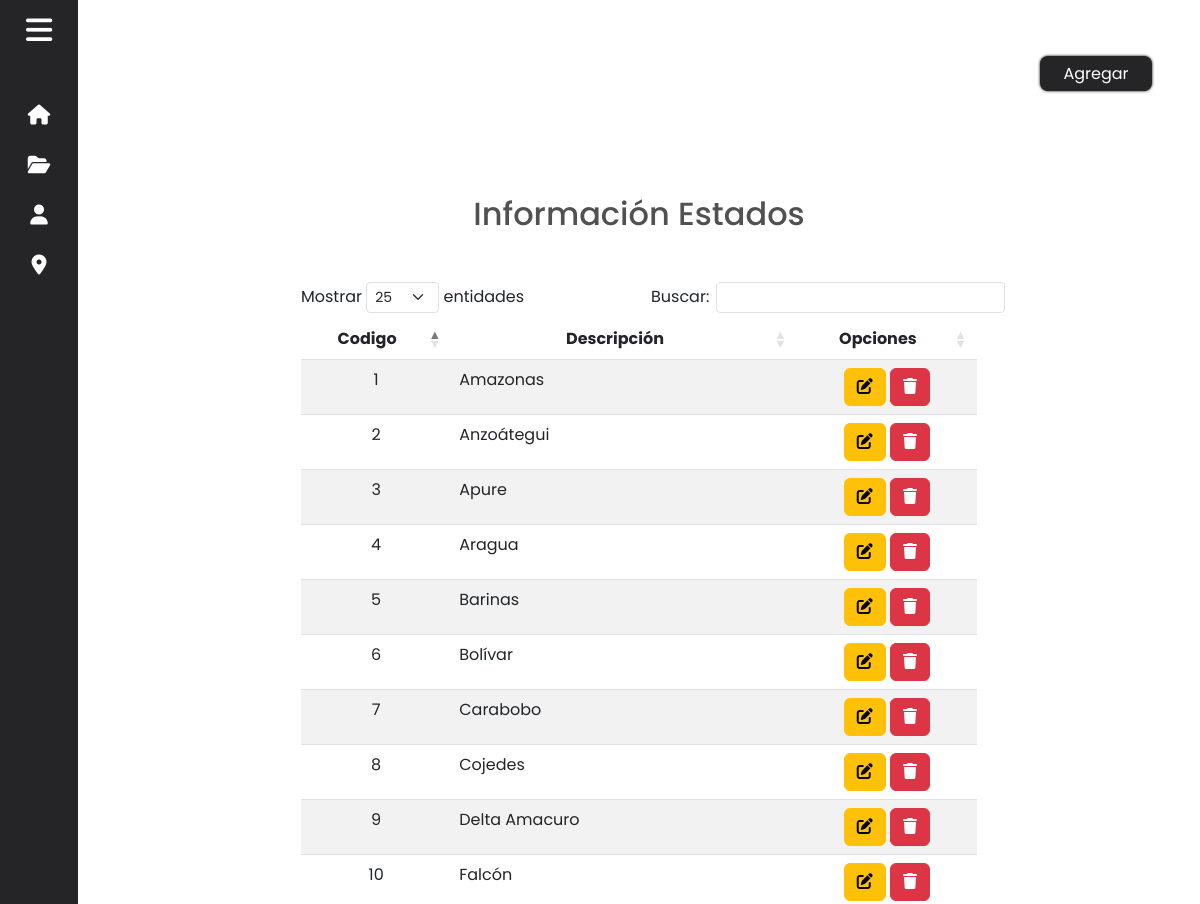
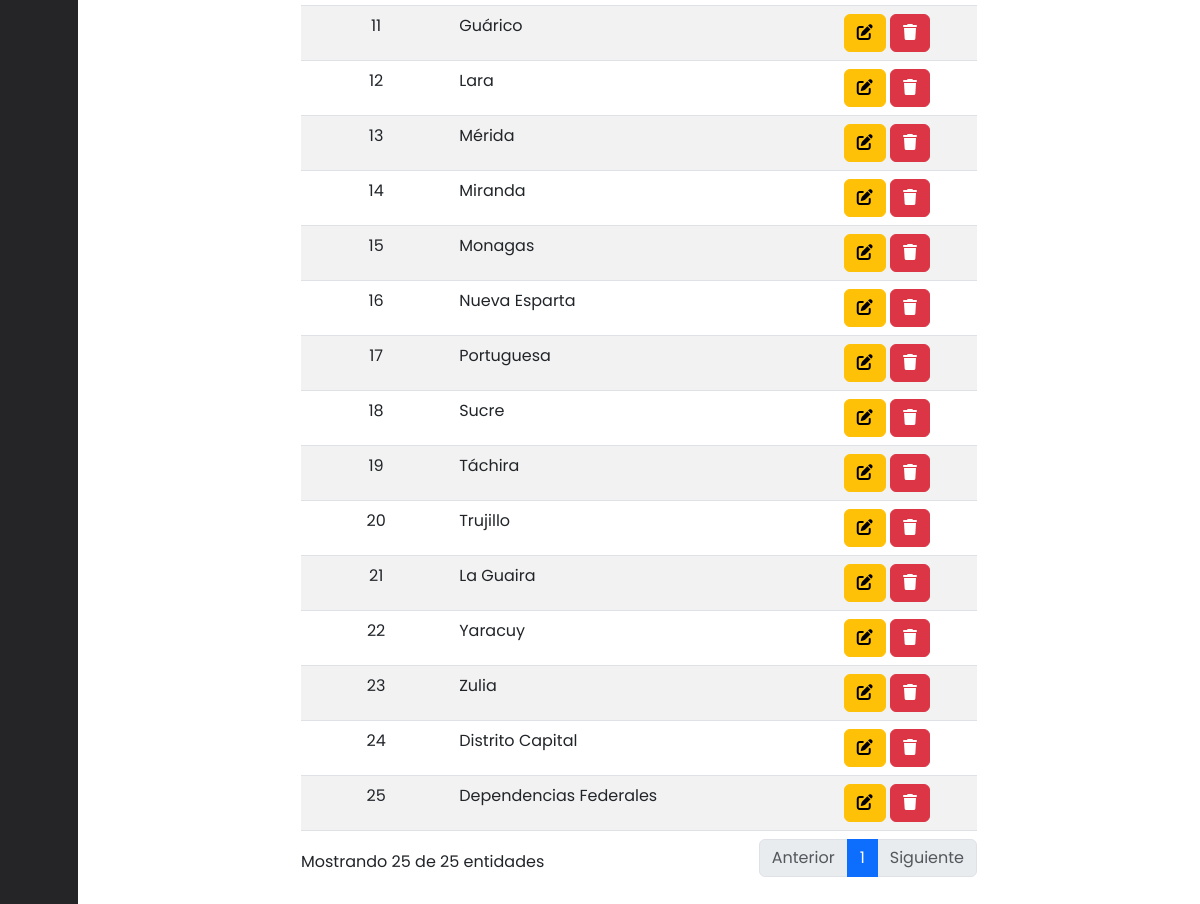
Screenshot of /Views/Domicilio/Estado/index.php with the database file from the repository (2 pictures, top to bottom).
### tables this page shows
CREATE TABLE IF NOT EXISTS `domicilio_estado` (
  `codigo` INT NOT NULL,
  `descripcion` VARCHAR(100) NOT NULL,
  PRIMARY KEY (`codigo`));

### Models/Domicilio_Models/EstadoModel.php (called while the page is built, shortened)
<?php
class EstadoModel
{
    public static function read()
    {
        $conexion = Conectar::conexion();
        $sql_estado = "SELECT * FROM domicilio_estado ORDER BY codigo asc";
        if (!$result_estado = mysqli_query($conexion, $sql_estado)) die();
        return $result_estado;
    }
}

### Views/Domicilio/Estado/read.php (the view, shortened to what this page needs)
<link rel="stylesheet" href="https://cdnjs.cloudflare.com/ajax/libs/twitter-bootstrap/5.3.0/css/bootstrap.min.css">
<link rel="stylesheet" href="https://cdn.datatables.net/1.13.5/css/dataTables.bootstrap5.min.css">
<section class="home">
    <div class="agregarbttn">
        <a href="/Funeraria/Views/Domicilio/Estado/create.php"><button type="button" class="bttn" class="tittle">Agregar</button></a>
    </div>
    <div class="main">
        <h2 class="title-h2">Información Estados</h2>
        <div class="conta">
            <div class="container my-5">
                <table id="datatable" class="table table-striped" style="width:100%">
                    <thead>
                        <tr>
                            <th class="text-center">Codigo</th>
                            <th class="text-center">Descripción</th>
                            <th class="text-center">Opciones</th>
                        </tr>
                    </thead>
                    <tbody>
                        <?php
                        include($_SERVER['DOCUMENT_ROOT'] . "/Funeraria/Models/Domicilio_Models/EstadoModel.php");
                        $estados = EstadoModel::read();
                        foreach ($estados as $estado) { ?>
                            <tr>
                                <td class="text-center"><?= $estado["codigo"] ?></td>
                                <td><?= $estado["descripcion"] ?></td>
                                <td class="text-center">
                                    <a href="/Funeraria/Views/Domicilio/Estado/update.php?codigo=<?= $estado["codigo"] ?>&descripcion=<?= $estado["descripcion"] ?>"><button type="button" class="btn btn-warning"><i class="fa-solid fa-pen-to-square"></i></button></a>
                                    <a href="/Funeraria/Views/Domicilio/Estado/index.php?codigo=<?= $estado["codigo"] ?>" onclick="return eliminarEstado()"> <button type="button" name="eliminar" class="btn btn-danger"><i class="fa-solid fa-trash"></i></button></a>
                                </td>
                            </tr>
                        <?php } ?>
                    </tbody>
                </table>
                <?php
                include_once($_SERVER['DOCUMENT_ROOT'] . "/Funeraria/Models/Domicilio_Models/EstadoModel.php");
                ?>
            </div>
        </div>
    </div>
</section>

### Views/Domicilio/Estado/index.php (shortened to what this page needs)
<!DOCTYPE html>
<html lang="en">
<head>
    <link rel="stylesheet" href="https://cdnjs.cloudflare.com/ajax/libs/twitter-bootstrap/5.3.0/css/bootstrap.min.css">
    <link rel="stylesheet" href="https://cdn.datatables.net/1.13.5/css/dataTables.bootstrap5.min.css">
    <link rel="stylesheet" href="/Funeraria/Styles/general.css">
</head>
<body>
    <?php
    require_once($_SERVER['DOCUMENT_ROOT'] . "/Funeraria/Views/Layouts/Nav/nav_admin.php");
    ?>
    <?php
    require_once($_SERVER['DOCUMENT_ROOT'] . "/Funeraria/Views/Domicilio/Estado/read.php");
    ?>
</body>
</html>

### Views/Layouts/Nav/nav_admin.php (shortened to what this page needs)
<div class="sidebar close">
    <a href="#" class="logo-box">
        <i class="fa-solid fa-bars" style="color: #ffffff;"></i>
    </a>
    <ul class="sidebar-list">
        <li>
            <div class="title">
                <a href="/Funeraria/Views/Principal/principal_admin.php" class="link">
                    <i class="fa-solid fa-house" style="color: #ffffff;"></i>
                </a>
            </div>
        </li>
        <li class="dropdown">
            <div class="title">
                <a href="#" class="link">
                    <i class="fa-solid fa-folder-open" style="color: #ffffff;"></i>
                </a>
            </div>
        </li>
        <li class="dropdown">
            <div class="title">
                <a href="#" class="link">
                    <i class="fa-solid fa-user" style="color: #ffffff;"></i>
                </a>
            </div>
        </li>
        <li class="dropdown">
            <div class="title">
                <a href="#" class="link">
                    <i class="fa-solid fa-location-dot" style="color: #ffffff;"></i>
                </a>
            </div>
        </li>
    </ul>
</div>

### Styles/general.css (style rules this page uses)
* { font-family: 'Poppins', sans-serif; margin: 0; padding: 0; box-sizing: border-box; list-style: none; text-decoration: none; }
:root { --color_Light0: #F9F9F9; --color_Light1: #CCCCCC; --color_Light2: #666666; --color_Dark1: #252527; --color_Dark2: #333333; --color_Dark3: #515151; }
.sidebar { position: fixed; top: 0; left: 0; height: 100%; width: 260px; background-color: var(--color_Dark1); transition: all .5s ease; z-index: 100; }
.sidebar.close { width: 78px; }
.logo-box { height: 60px; width: 100%; display: flex; flex-direction: row; align-items: center; color: #ffffff; transition: all .5s ease; }
.logo-box i { font-size: 30px; height: 50px; min-width: 78px; text-align: center; line-height: 50px; transition: all .5s ease; }
.sidebar.close .logo-box i { transform: rotate(360deg); }
.sidebar-list { height: 100%; padding: 30px 0 150px 0; overflow: auto; }
.sidebar-list li { transition: all .5s ease; }
.sidebar-list li .title { display: flex; justify-content: space-between; align-items: center; transition: all .5s ease; cursor: pointer; }
.sidebar-list li .title .link { display: inline-flex; align-items: center; }
.sidebar-list li .title i { height: 50px; min-width: 78px; text-align: center; line-height: 50px; color: var(--color_Light1); font-size: 20px; }
.sidebar.close .sidebar-list { overflow: visible; }
.sidebar.close .sidebar-list li { position: relative; }
body { background-color: var(--color_Light0); }
.home { position: relative; left: 260px; width: calc(100% - 260px); transition: all .5s ease; }
.sidebar.close ~ .home { left: 78px; width: calc(100% - 78px); }
.main { position: relative; width: calc(80vw - 260px); left: 50%; transform: translateX(-50%); padding-top: 5rem; }
a { text-decoration: none !important; }
.title-h2, .title-h3 { text-align: center; font-family: 'Poppins', sans-serif; font-weight: 500; font-size: 2rem; }
.title-h2 { color: var(--color_Dark3); }
.bttn { font-family: 'Poppins', sans-serif; font-size: 1rem; width: 7rem !important; height: 2.2rem; border-radius: .5rem; border: 1px solid transparent; margin: 1.5rem 0rem; box-shadow: 0px 0px 3px #000000; background-color: var(--color_Dark1); color: #ffffff; }
.agregarbttn { display: flex; flex-direction: row-reverse; margin: 2rem 3rem 0rem 0rem; }

### rows the page displays
domicilio_estado: codigo "1", descripcion "Amazonas"
domicilio_estado: codigo "2", descripcion "Anzoátegui"
domicilio_estado: codigo "3", descripcion "Apure"
domicilio_estado: codigo "4", descripcion "Aragua"
domicilio_estado: codigo "5", descripcion "Barinas"
domicilio_estado: codigo "6", descripcion "Bolívar"
domicilio_estado: codigo "7", descripcion "Carabobo"
domicilio_estado: codigo "8", descripcion "Cojedes"
domicilio_estado: codigo "9", descripcion "Delta Amacuro"
domicilio_estado: codigo "10", descripcion "Falcón"
domicilio_estado: codigo "11", descripcion "Guárico"
domicilio_estado: codigo "12", descripcion "Lara"
domicilio_estado: codigo "13", descripcion "Mérida"
domicilio_estado: codigo "14", descripcion "Miranda"
domicilio_estado: codigo "15", descripcion "Monagas"
domicilio_estado: codigo "16", descripcion "Nueva Esparta"
domicilio_estado: codigo "17", descripcion "Portuguesa"
domicilio_estado: codigo "18", descripcion "Sucre"
domicilio_estado: codigo "19", descripcion "Táchira"
domicilio_estado: codigo "20", descripcion "Trujillo"
domicilio_estado: codigo "21", descripcion "La Guaira"
domicilio_estado: codigo "22", descripcion "Yaracuy"
domicilio_estado: codigo "23", descripcion "Zulia"
domicilio_estado: codigo "24", descripcion "Distrito Capital"
domicilio_estado: codigo "25", descripcion "Dependencias Federales"
